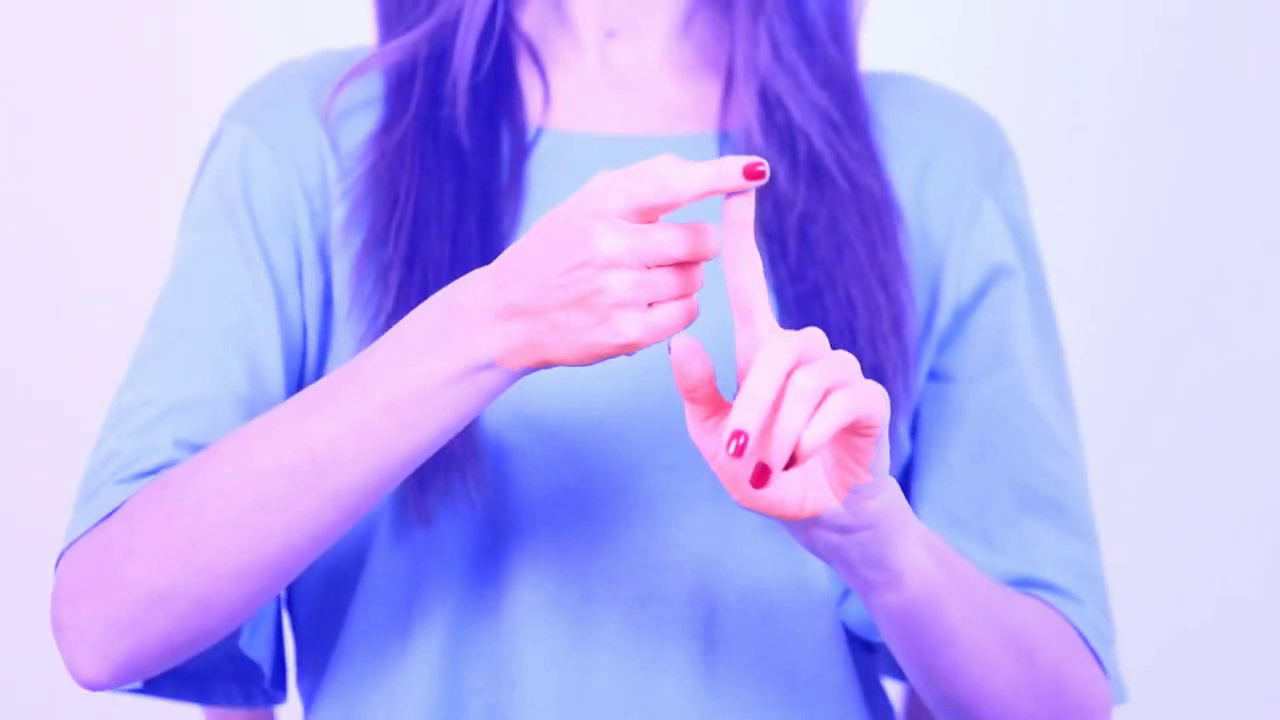
#> input picture frame 21 of data/output.mp4, 1280 x 720 px
$ python adjust_overlay.py
#> lines starting #> are read from the running program, lines starting #| are printed output that depends on the picture
import cv2

def adjust_overlay_opacity(input_video, output_video, alpha=0.8):
    """
    Adjusts the overlay opacity of an already processed video.

    Parameters:
        input_video (str): Path to the input video.
        output_video (str): Path to save the adjusted video.
        alpha (float): Blending ratio for the original frame (0.0 to 1.0).

    Returns:
        None
    """
#> called with input_video = 'output.mp4', output_video = 'output_adjusted_opacity.mp4', alpha = 0.8
    cap = cv2.VideoCapture(input_video)
    frame_width = int(cap.get(cv2.CAP_PROP_FRAME_WIDTH))
    frame_height = int(cap.get(cv2.CAP_PROP_FRAME_HEIGHT))
    fps = int(cap.get(cv2.CAP_PROP_FPS))

    out = cv2.VideoWriter(output_video, cv2.VideoWriter_fourcc(*'mp4v'), fps, (frame_width, frame_height))

    while True:
        ret, frame = cap.read()
#> frame is the input picture: shape (720, 1280, 3); mean B, G, R 246.4, 174.9, 186
        if not ret:
            break

        # Simulate adjusted overlay opacity (adjust `alpha` as needed)
        adjusted_frame = cv2.addWeighted(frame, alpha, frame, 0, 0)
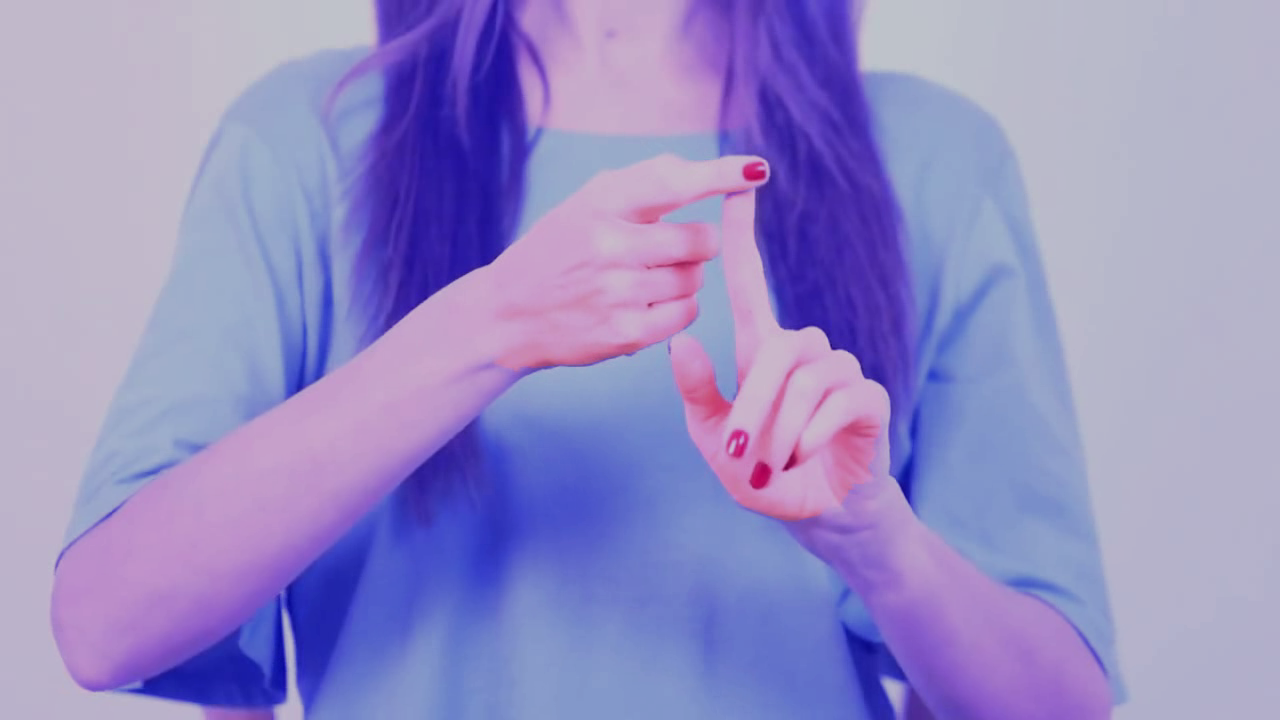
#> adjusted_frame: shape (720, 1280, 3); mean B, G, R 197.1, 139.9, 148.8
        out.write(adjusted_frame)

    cap.release()
    out.release()

input_video = "output.mp4"
output_video = "output_adjusted_opacity.mp4"  # Save the adjusted video here
adjust_overlay_opacity(input_video, output_video, alpha=0.8)

$ run again, starting later in the video
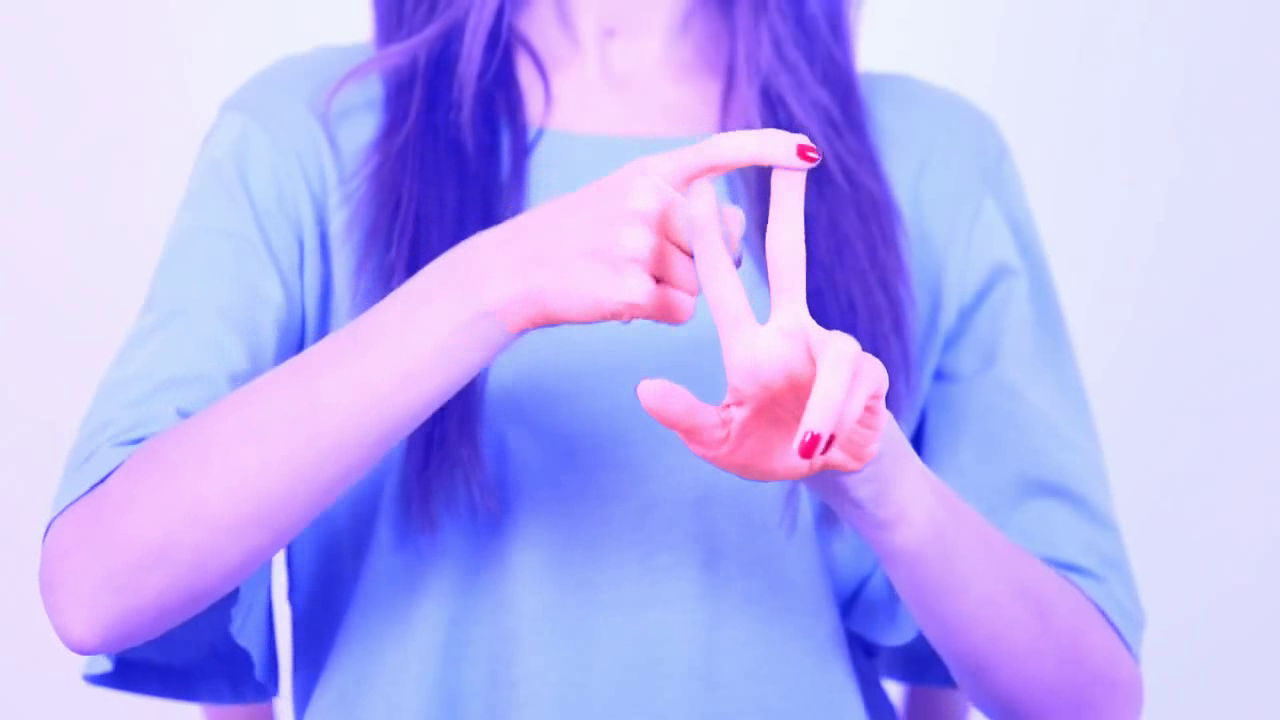
#> input picture frame 94 of data/output.mp4, 1280 x 720 px
#> in adjust_overlay_opacity, frame is the input picture: shape (720, 1280, 3); mean B, G, R 246.5, 175.8, 184.8
#> in adjust_overlay_opacity, `adjusted_frame = cv2.addWeighted(frame, alpha, frame, 0, 0)`:
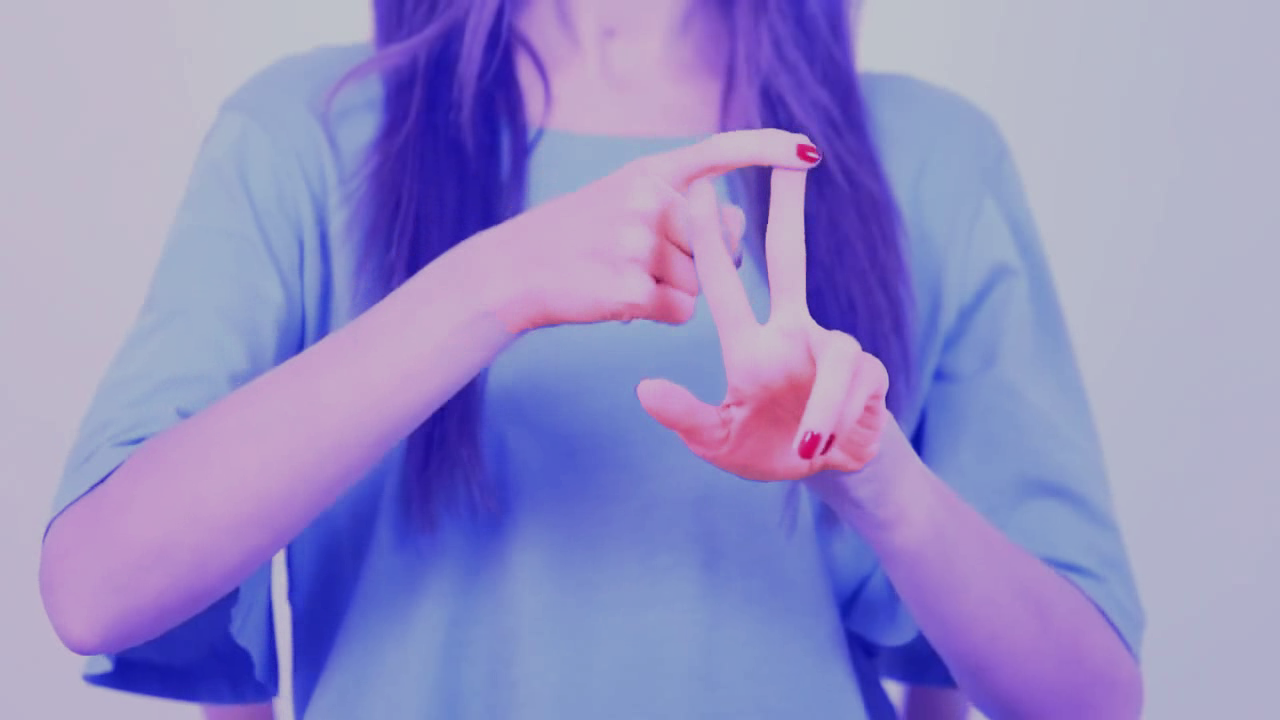
#> adjusted_frame: shape (720, 1280, 3); mean B, G, R 197.2, 140.6, 147.8

$ run again, starting later in the video
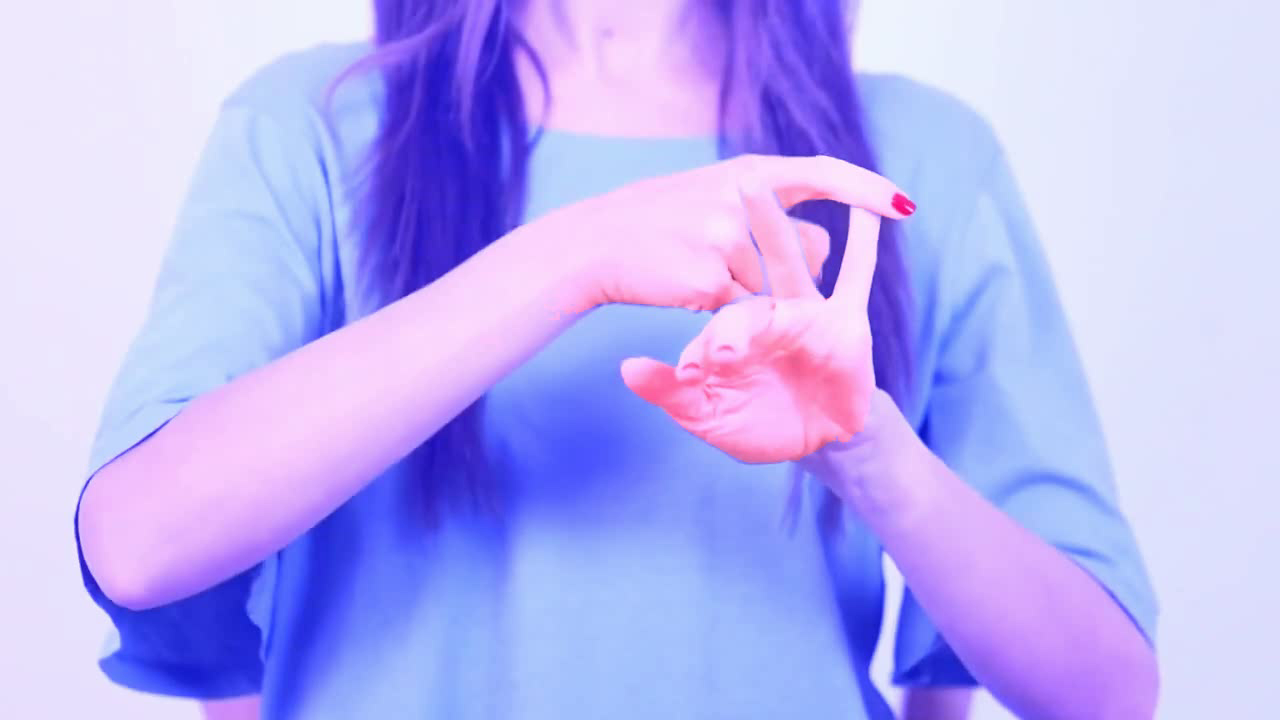
#> input picture frame 168 of data/output.mp4, 1280 x 720 px
#> in adjust_overlay_opacity, frame is the input picture: shape (720, 1280, 3); mean B, G, R 246.9, 176.6, 184.2
#> in adjust_overlay_opacity, `adjusted_frame = cv2.addWeighted(frame, alpha, frame, 0, 0)`:
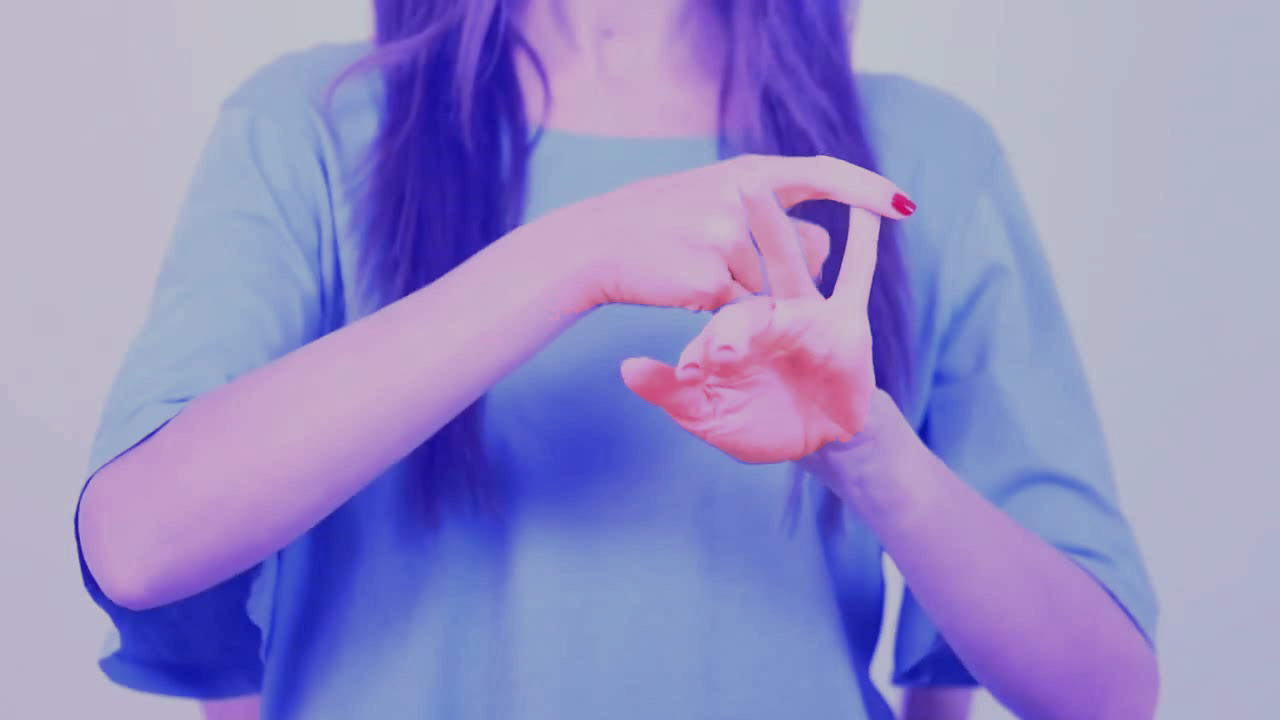
#> adjusted_frame: shape (720, 1280, 3); mean B, G, R 197.5, 141.3, 147.3
